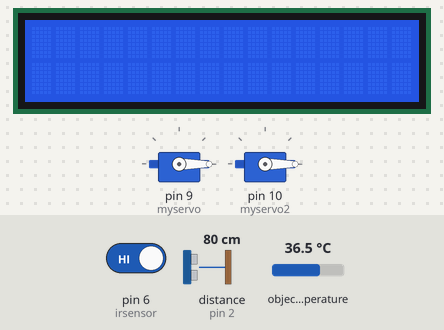
The sketch below on a simulated Arduino Uno, built with avr-gcc and run on an emulated ATmega328P. On the bench: 2 × servo, 16×2 character LCD. Wiring (inferred from the names in the program): ultrasonic range finder: trigger pin 3; echo pin 2. The test bench sets the inputs (shaded band); at power-on: pin 6 (irsensor) HIGH, distance to the obstacle (sensor on pin 2) 80 cm, object temperature 36.5 °C. The echo pulse lasts 58.3 µs per cm; what the sketch prints to the serial monitor is not drawn.

Above: at 1.2 s.
1.3 s: pin 6 (irsensor) driven LOW
At 4.21 s:
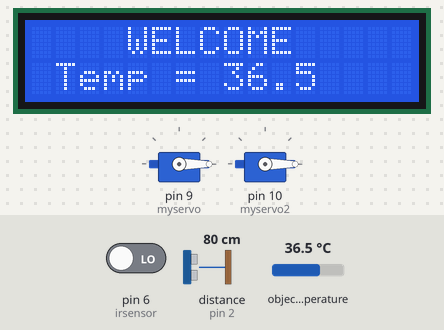
At 5.3 s:
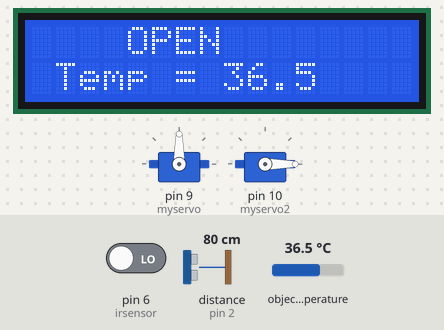
Timing chart, 0 to 10.3 s (numbered marks = the images above; inputs shaded):
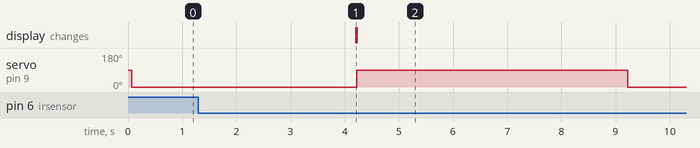

Measured:
- after the input at 1.3 s, servo on pin 9 (myservo): 0° → 90° after 2.9 s, → 0° 5.0 s later; the display: changes after 2.9 s (image 1)

The sketch:

Smart_door_lock.ino
```cpp
#include <Adafruit_MLX90614.h>
#include <Servo.h>
#include <Wire.h>
#include <LiquidCrystal_I2C.h>

LiquidCrystal_I2C lcd(0x27, 16, 2);

Adafruit_MLX90614 mlx = Adafruit_MLX90614();

#define echoPin 2 // pin echo
#define trigPin 3 // pin trig

int irsensor = 6;
int valueirsensor = 0;

int state = 0;
int state2 = 0;
int Var = 0;

Servo myservo;
Servo myservo2;

int temp = 0;
double tempDisplay = 0;

long duration;
int distance;

void setup() {
  Serial.begin(9600);
  myservo.attach(9);
  myservo2.attach(10);
  pinMode(trigPin, OUTPUT);
  pinMode(echoPin, INPUT);
  pinMode(irsensor, INPUT);


  lcd.begin(); //kalu error tukar lcd.init();
  lcd.backlight();

  if (!mlx.begin()) {
    Serial.println("Error connecting to MLX sensor. Check wiring.");
    while (1);
  };

  Serial.print("Emissivity = ");
  Serial.println(mlx.readEmissivity());

  myservo.write(0);
  myservo2.write(0);

}

void loop() {
  Serial.print ("Temp = ");
  Serial.println(mlx.readObjectTempC());
  valueirsensor = digitalRead(irsensor);
  ultrasonic();


  if (valueirsensor == LOW){
    state = 1;
    if (state2 == 0){
      Var = 1;
      state2 = 1;
      }
    }
  else{
    state = 0;
    }


  switch (Var) {
  case 1:

   for (int i = 0; i <= 100; i++){
    temp = mlx.readObjectTempC();
    tempDisplay = mlx.readObjectTempC();

    Serial.println(tempDisplay);

    lcd.setCursor(4, 0);
    lcd.print("       ");
    lcd.setCursor(4, 0);
    lcd.print("WELCOME");
    lcd.setCursor(1, 1);
    lcd.print("Temp = ");
    lcd.setCursor(8, 1);
    lcd.print(tempDisplay, 1);
    }

    Var = 2;

    break;
  case 2:
      // utk temp
  if (temp <= 37 && state == 1){
    myservo.write(90);
    lcd.setCursor(4, 0);
    lcd.print("       ");
    lcd.setCursor(4, 0);
    lcd.print("OPEN");
    delay(5000); // 5 sec
    myservo.write(0);
    Var = 3;
    }
  if (temp >= 37 && state == 1) {
    lcd.setCursor(4, 0);
    lcd.print("       ");
    lcd.setCursor(4, 0);
    lcd.print("CLOSE");
    myservo.write(0);
    delay(1000);
    Var = 3;
    }
    break;
  case 3:
    delay(3000);
    lcd.setCursor(4, 0);
    lcd.print("       ");
    lcd.setCursor(4, 0);
    lcd.print("WELCOME");
    lcd.setCursor(1, 1);
    lcd.print("Temp = ");
    lcd.setCursor(8, 1);
    lcd.print("               ");
    Var = 0;
    state2 = 0;
    break;
  }

  // utk ultrasonic
  if (distance <= 7){
    myservo2.write(90);
    delay(1000);
    myservo2.write(0);
    }

}


void ultrasonic(){
  digitalWrite(trigPin, LOW);
  delayMicroseconds(2);
  digitalWrite(trigPin, HIGH);
  delayMicroseconds(10);
  digitalWrite(trigPin, LOW);
  duration = pulseIn(echoPin, HIGH);
  distance = duration * 0.034 / 2;
  }
```
